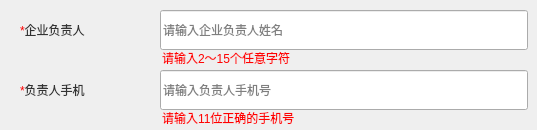
     <widget class="QWidget" name="widget_2" native="true">
      <property name="maximumSize">
       <size>
        <width>540</width>
        <height>130</height>
       </size>
      </property>
      <widget class="QLineEdit" name="lineEditPhone">
       <property name="geometry">
        <rect>
         <x>160</x>
         <y>70</y>
         <width>368</width>
         <height>40</height>
        </rect>
       </property>
       <property name="sizePolicy">
        <sizepolicy hsizetype="Fixed" vsizetype="Fixed">
         <horstretch>0</horstretch>
         <verstretch>0</verstretch>
        </sizepolicy>
       </property>
       <property name="minimumSize">
        <size>
         <width>368</width>
         <height>40</height>
        </size>
       </property>
       <property name="maximumSize">
        <size>
         <width>368</width>
         <height>40</height>
        </size>
       </property>
       <property name="styleSheet">
        <string notr="true">QLineEdit{border-radius:4px;color:rgba(51,51,51,1);border:1px solid rgb(222,222,222);font:14px 'Microsoft Yahei';padding-left:10px;}
QLineEdit:laceholder{color:rgba(51,51,51,1);}QLineEdit:focus{border:1px solid rgba(30,140,238,1);}
QLineEdit:disabled{background-color: rgb(247,248, 250);};</string>
       </property>
       <property name="text">
        <string/>
       </property>
       <property name="maxLength">
        <number>11</number>
       </property>
       <property name="placeholderText">
        <string>请输入负责人手机号</string>
       </property>
      </widget>
      <widget class="QLabel" name="label_11">
       <property name="geometry">
        <rect>
         <x>20</x>
         <y>75</y>
         <width>91</width>
         <height>30</height>
        </rect>
       </property>
       <property name="sizePolicy">
        <sizepolicy hsizetype="Preferred" vsizetype="Fixed">
         <horstretch>0</horstretch>
         <verstretch>0</verstretch>
        </sizepolicy>
       </property>
       <property name="minimumSize">
        <size>
         <width>56</width>
         <height>30</height>
        </size>
       </property>
       <property name="maximumSize">
        <size>
         <width>100</width>
         <height>30</height>
        </size>
       </property>
       <property name="styleSheet">
        <string notr="true">font: 14px &quot;微软雅黑&quot;;
color:#333333;
border-bottom:0px;</string>
       </property>
       <property name="text">
        <string>&lt;font color = red&gt;*&lt;/font&gt;&lt;font color =#333333&gt;负责人手机&lt;/font&gt;</string>
       </property>
      </widget>
      <widget class="QLabel" name="label_5">
       <property name="geometry">
        <rect>
         <x>20</x>
         <y>15</y>
         <width>91</width>
         <height>30</height>
        </rect>
       </property>
       <property name="sizePolicy">
        <sizepolicy hsizetype="Preferred" vsizetype="Fixed">
         <horstretch>0</horstretch>
         <verstretch>0</verstretch>
        </sizepolicy>
       </property>
       <property name="minimumSize">
        <size>
         <width>56</width>
         <height>15</height>
        </size>
       </property>
       <property name="maximumSize">
        <size>
         <width>100</width>
         <height>30</height>
        </size>
       </property>
       <property name="styleSheet">
        <string notr="true">font: 14px &quot;微软雅黑&quot;;
color:#333333;
border-bottom:0px;</string>
       </property>
       <property name="text">
        <string>&lt;font color = red&gt;*&lt;/font&gt;&lt;font color =#333333&gt;企业负责人&lt;/font&gt;</string>
       </property>
      </widget>
      <widget class="QLabel" name="labelPhoneError">
       <property name="geometry">
        <rect>
         <x>162</x>
         <y>110</y>
         <width>141</width>
         <height>15</height>
        </rect>
       </property>
       <property name="sizePolicy">
        <sizepolicy hsizetype="Preferred" vsizetype="Fixed">
         <horstretch>0</horstretch>
         <verstretch>0</verstretch>
        </sizepolicy>
       </property>
       <property name="minimumSize">
        <size>
         <width>0</width>
         <height>15</height>
        </size>
       </property>
       <property name="maximumSize">
        <size>
         <width>16777215</width>
         <height>15</height>
        </size>
       </property>
       <property name="styleSheet">
        <string notr="true">font: 12px &quot;微软雅黑&quot;;
color: #ff0000;
border-bottom:0px;</string>
       </property>
       <property name="text">
        <string>请输入11位正确的手机号</string>
       </property>
      </widget>
      <widget class="QLabel" name="labelLegalPeasonError">
       <property name="geometry">
        <rect>
         <x>162</x>
         <y>50</y>
         <width>131</width>
         <height>15</height>
        </rect>
       </property>
       <property name="sizePolicy">
        <sizepolicy hsizetype="Preferred" vsizetype="Fixed">
         <horstretch>0</horstretch>
         <verstretch>0</verstretch>
        </sizepolicy>
       </property>
       <property name="minimumSize">
        <size>
         <width>0</width>
         <height>15</height>
        </size>
       </property>
       <property name="maximumSize">
        <size>
         <width>16777215</width>
         <height>15</height>
        </size>
       </property>
       <property name="styleSheet">
        <string notr="true">font: 12px &quot;微软雅黑&quot;;
color: #ff0000;
border-bottom:0px;</string>
       </property>
       <property name="text">
        <string>请输入2～15个任意字符</string>
       </property>
      </widget>
      <widget class="QLineEdit" name="lineEditLegalPeasonName">
       <property name="geometry">
        <rect>
         <x>160</x>
         <y>10</y>
         <width>368</width>
         <height>40</height>
        </rect>
       </property>
       <property name="sizePolicy">
        <sizepolicy hsizetype="Fixed" vsizetype="Fixed">
         <horstretch>0</horstretch>
         <verstretch>0</verstretch>
        </sizepolicy>
       </property>
       <property name="minimumSize">
        <size>
         <width>368</width>
         <height>40</height>
        </size>
       </property>
       <property name="maximumSize">
        <size>
         <width>368</width>
         <height>40</height>
        </size>
       </property>
       <property name="styleSheet">
        <string notr="true">QLineEdit{border-radius:4px;color:rgba(51,51,51,1);border:1px solid rgb(222,222,222);font:14px 'Microsoft Yahei';padding-left:10px;}
QLineEdit:laceholder{color:rgba(51,51,51,1);}QLineEdit:focus{border:1px solid rgba(30,140,238,1);}
QLineEdit:disabled{background-color: rgb(247,248, 250);};</string>
       </property>
       <property name="text">
        <string/>
       </property>
       <property name="maxLength">
        <number>15</number>
       </property>
       <property name="placeholderText">
        <string>请输入企业负责人姓名</string>
       </property>
      </widget>
     </widget>
